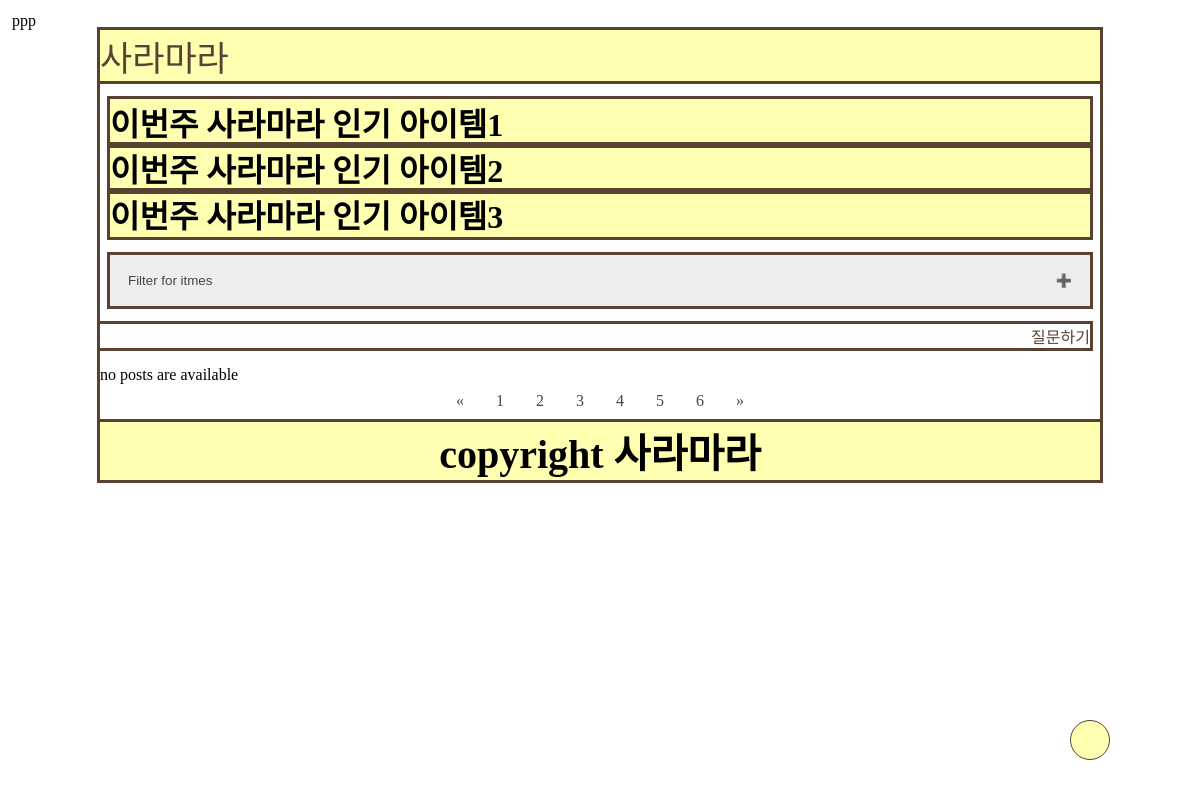
The app's page /posts/, older data.
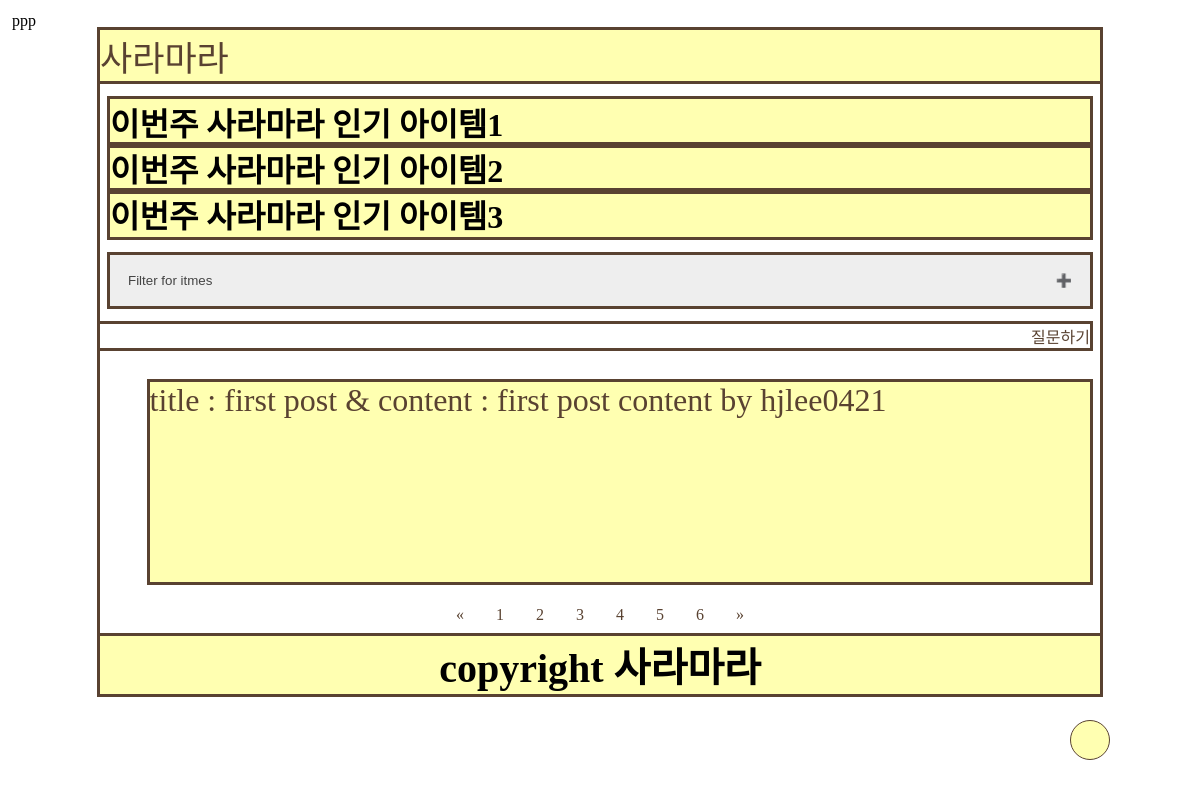
The same page, newer data.
### posts/models.py (models this page shows, shortened)
class Post(models.Model):
    author = models.ForeignKey(
        settings.AUTH_USER_MODEL, on_delete=models.CASCADE)  # 추천!
    title = models.CharField(max_length=128)
    content = models.TextField()
    pup_date = models.DateTimeField(
        verbose_name='date published', default=None)

### posts/views.py (the view)
# urls.py: path('', views.IndexView.as_view(), name='index'),
class IndexView(generic.ListView):
    template_name = 'posts/index.html'
    context_object_name = 'latest_post_list'
    def get_queryset(self):
        return Post.objects.all

### posts/templates/posts/index.html (shortened to what this page needs)
<!DOCTYPE html>
<html>
  <head>
    {% load static %}
    <link
      rel="stylesheet"
      type="text/css"
      href="{% static 'posts/style.css' %}"
    />
  </head>
  <body>
    <p>ppp</p>
    <div class="mylayout">
      <header>
        <a href="{% url 'posts:index' %}">
          사라마라
        </a>
      </header>
      <div class="dropdown">
        <button onclick="myFunction()" class="dropbtn"></button>
      </div>
      <br />
      <div class="hot-items">
        <h1 class="check1">이번주 사라마라 인기 아이템1</h1>
        <h1>이번주 사라마라 인기 아이템2</h1>
        <h1>이번주 사라마라 인기 아이템3</h1>
      </div>
      <br />
      <div class="items-sort">
        <button class="accordion">Filter for itmes</button>
      </div>
      <br />
      <div class="ask-list">
        <a href="item_ask.html">질문하기</a>
      </div>
      <br />
      <div class="items-wrap">
        {% if latest_post_list %}
        <ul>
          {% for post in latest_post_list %}
          <a href="{% url 'posts:detail' post.id %}"
            ><div class="single-item">
              title : {{post.title}} & content : {{post.content}} by
              {{post.author}}
            </div>
          </a>
          {% endfor %}
        </ul>
        {% else %}
        <p>no posts are available</p>
        {% endif %}
      </div>
      <div class="wrap-pagination">
        <div class="pagination">
          <a href="#">&laquo;</a>
          <a href="#">1</a>
          <a href="#">2</a>
          <a href="#">3</a>
          <a href="#">4</a>
          <a href="#">5</a>
          <a href="#">6</a>
          <a href="#">&raquo;</a>
        </div>
      </div>
      <footer>
        <h1>copyright 사라마라</h1>
      </footer>
    </div>
  </body>
</html>

### posts/static/posts/style.css (style rules this page uses)
body { display: block; margin: 1%; }
h1 { outline-style: solid; outline-color: #594231; background-color: #ffffb1; display: block; font-size: 2em; margin: 0 auto; }
p { margin: 0 auto; }
header { outline-style: solid; outline-color: #594231; background-color: #ffffb1; text-align: left; font-size: 35px; position: relative; }
.mylayout { outline-style: solid; outline-color: #594231; position: relative; width: 100%; max-width: 1000px; margin: 0 auto; }
.dropbtn { background-color: #ffffb1; border: 1px solid; border-color: #594231; color: #594231; height: 40px; width: 40px; border-radius: 100%; position: fixed; z-index: 1000; bottom: 5%; right: 7.5%; cursor: pointer; vertical-align: top; background-position: -276px -116px; outline: 0; }
footer { outline-style: solid; outline-color: #594231; text-align: center; font-size: 20px; color: black; position: relative; width: 100%; max-width: 1000px; margin: auto; z-index: 1; }
.hot-items { width: 98%; margin: 0 auto; }
.items-sort { outline-style: solid; outline-color: #594231; width: 98%; margin: 0 auto; }
.accordion { background-color: #eee; color: #444; cursor: pointer; padding: 18px; width: 100%; height: auto; text-align: left; border: none; outline: none; transition: 0.4s; }
.accordion:after { content: "\02795"; font-size: 13px; color: #777; float: right; margin-left: 5px; }
.ask-list { outline-style: solid; outline-color: #594231; text-align: right; width: 99%; }
.items-wrap { margin: 0 auto; }
.single-item { outline-style: solid; outline-color: #594231; background-color: #ffffb1; height: 200px; width: 98%; max-width: 1000px; display: block; font-size: 2em; margin: 0 auto; }
.wrap-pagination { text-align: center; }
.pagination { display: inline-block; }
.pagination a { color: black; float: left; padding: 8px 16px; text-decoration: none; }
a { color: #594231; text-decoration: none; }
a:link { color: #594231; text-decoration: none; }

Row changes from the older to the newer data that the page shows:
added Post: title "first post", content "first post content", author "hjlee0421"
Text that changed along with them:
text no longer shown: "no posts are available"
